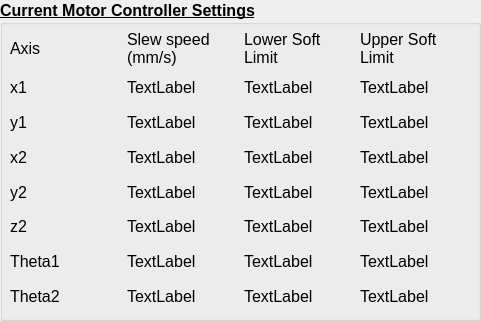
   <widget class="QGroupBox" name="motorsettingsGroupBox">
    <property name="geometry">
     <rect>
      <x>610</x>
      <y>260</y>
      <width>481</width>
      <height>321</height>
     </rect>
    </property>
    <property name="font">
     <font>
      <pointsize>12</pointsize>
      <weight>75</weight>
      <bold>true</bold>
      <underline>true</underline>
     </font>
    </property>
    <property name="title">
     <string>Current Motor Controller Settings</string>
    </property>
    <widget class="QWidget" name="gridLayoutWidget_3">
     <property name="geometry">
      <rect>
       <x>10</x>
       <y>30</y>
       <width>461</width>
       <height>281</height>
      </rect>
     </property>
     <layout class="QGridLayout" name="gridLayout_3">
      <item row="0" column="2">
       <widget class="QLabel" name="label_17">
        <property name="font">
         <font>
          <weight>50</weight>
          <bold>false</bold>
          <underline>false</underline>
         </font>
        </property>
        <property name="text">
         <string>Lower Soft 
Limit</string>
        </property>
       </widget>
      </item>
      <item row="2" column="0">
       <widget class="QLabel" name="label_20">
        <property name="font">
         <font>
          <weight>50</weight>
          <bold>false</bold>
          <underline>false</underline>
         </font>
        </property>
        <property name="text">
         <string>y1</string>
        </property>
       </widget>
      </item>
      <item row="1" column="0">
       <widget class="QLabel" name="label_19">
        <property name="font">
         <font>
          <weight>50</weight>
          <bold>false</bold>
          <underline>false</underline>
         </font>
        </property>
        <property name="text">
         <string>x1</string>
        </property>
       </widget>
      </item>
      <item row="0" column="1">
       <widget class="QLabel" name="label_16">
        <property name="font">
         <font>
          <weight>50</weight>
          <bold>false</bold>
          <underline>false</underline>
         </font>
        </property>
        <property name="text">
         <string>Slew speed 
(mm/s)</string>
        </property>
       </widget>
      </item>
      <item row="0" column="3">
       <widget class="QLabel" name="label_18">
        <property name="font">
         <font>
          <weight>50</weight>
          <bold>false</bold>
          <underline>false</underline>
         </font>
        </property>
        <property name="text">
         <string>Upper Soft 
Limit</string>
        </property>
       </widget>
      </item>
      <item row="0" column="0">
       <widget class="QLabel" name="label_15">
        <property name="font">
         <font>
          <weight>50</weight>
          <bold>false</bold>
          <underline>false</underline>
         </font>
        </property>
        <property name="text">
         <string>Axis</string>
        </property>
       </widget>
      </item>
      <item row="1" column="1">
       <widget class="QLabel" name="x1speedLabel">
        <property name="font">
         <font>
          <weight>50</weight>
          <bold>false</bold>
          <underline>false</underline>
         </font>
        </property>
        <property name="text">
         <string>TextLabel</string>
        </property>
       </widget>
      </item>
      <item row="3" column="0">
       <widget class="QLabel" name="label_21">
        <property name="font">
         <font>
          <weight>50</weight>
          <bold>false</bold>
          <underline>false</underline>
         </font>
        </property>
        <property name="text">
         <string>x2</string>
        </property>
       </widget>
      </item>
      <item row="1" column="2">
       <widget class="QLabel" name="x1lowerLabel">
        <property name="font">
         <font>
          <weight>50</weight>
          <bold>false</bold>
          <underline>false</underline>
         </font>
        </property>
        <property name="text">
         <string>TextLabel</string>
        </property>
       </widget>
      </item>
      <item row="1" column="3">
       <widget class="QLabel" name="x1upperLabel">
        <property name="font">
         <font>
          <weight>50</weight>
          <bold>false</bold>
          <underline>false</underline>
         </font>
        </property>
        <property name="text">
         <string>TextLabel</string>
        </property>
       </widget>
      </item>
      <item row="2" column="2">
       <widget class="QLabel" name="y1lowerLabel">
        <property name="font">
         <font>
          <weight>50</weight>
          <bold>false</bold>
          <underline>false</underline>
         </font>
        </property>
        <property name="text">
         <string>TextLabel</string>
        </property>
       </widget>
      </item>
      <item row="2" column="1">
       <widget class="QLabel" name="y1speedLabel">
        <property name="font">
         <font>
          <weight>50</weight>
          <bold>false</bold>
          <underline>false</underline>
         </font>
        </property>
        <property name="text">
         <string>TextLabel</string>
        </property>
       </widget>
      </item>
      <item row="2" column="3">
       <widget class="QLabel" name="y1upperLabel">
        <property name="font">
         <font>
          <weight>50</weight>
          <bold>false</bold>
          <underline>false</underline>
         </font>
        </property>
        <property name="text">
         <string>TextLabel</string>
        </property>
       </widget>
      </item>
      <item row="3" column="3">
       <widget class="QLabel" name="x2upperLabel">
        <property name="font">
         <font>
          <weight>50</weight>
          <bold>false</bold>
          <underline>false</underline>
         </font>
        </property>
        <property name="text">
         <string>TextLabel</string>
        </property>
       </widget>
      </item>
      <item row="3" column="2">
       <widget class="QLabel" name="x2lowerLabel">
        <property name="font">
         <font>
          <weight>50</weight>
          <bold>false</bold>
          <underline>false</underline>
         </font>
        </property>
        <property name="text">
         <string>TextLabel</string>
        </property>
       </widget>
      </item>
      <item row="3" column="1">
       <widget class="QLabel" name="x2speedLabel">
        <property name="font">
         <font>
          <weight>50</weight>
          <bold>false</bold>
          <underline>false</underline>
         </font>
        </property>
        <property name="text">
         <string>TextLabel</string>
        </property>
       </widget>
      </item>
      <item row="4" column="0">
       <widget class="QLabel" name="label_76">
        <property name="font">
         <font>
          <weight>50</weight>
          <bold>false</bold>
          <underline>false</underline>
         </font>
        </property>
        <property name="text">
         <string>y2</string>
        </property>
       </widget>
      </item>
      <item row="5" column="0">
       <widget class="QLabel" name="label_77">
        <property name="font">
         <font>
          <weight>50</weight>
          <bold>false</bold>
          <underline>false</underline>
         </font>
        </property>
        <property name="text">
         <string>z2</string>
        </property>
       </widget>
      </item>
      <item row="6" column="0">
       <widget class="QLabel" name="label_78">
        <property name="font">
         <font>
          <weight>50</weight>
          <bold>false</bold>
          <underline>false</underline>
         </font>
        </property>
        <property name="text">
         <string>Theta1</string>
        </property>
       </widget>
      </item>
      <item row="7" column="0">
       <widget class="QLabel" name="label_79">
        <property name="font">
         <font>
          <weight>50</weight>
          <bold>false</bold>
          <underline>false</underline>
         </font>
        </property>
        <property name="text">
         <string>Theta2</string>
        </property>
       </widget>
      </item>
      <item row="4" column="1">
       <widget class="QLabel" name="y2speedLabel">
        <property name="font">
         <font>
          <weight>50</weight>
          <bold>false</bold>
          <underline>false</underline>
         </font>
        </property>
        <property name="text">
         <string>TextLabel</string>
        </property>
       </widget>
      </item>
      <item row="4" column="2">
       <widget class="QLabel" name="y2lowerLabel">
        <property name="font">
         <font>
          <weight>50</weight>
          <bold>false</bold>
          <underline>false</underline>
         </font>
        </property>
        <property name="text">
         <string>TextLabel</string>
        </property>
       </widget>
      </item>
      <item row="4" column="3">
       <widget class="QLabel" name="y2upperLabel">
        <property name="font">
         <font>
          <weight>50</weight>
          <bold>false</bold>
          <underline>false</underline>
         </font>
        </property>
        <property name="text">
         <string>TextLabel</string>
        </property>
       </widget>
      </item>
      <item row="5" column="1">
       <widget class="QLabel" name="z2speedLabel">
        <property name="font">
         <font>
          <weight>50</weight>
          <bold>false</bold>
          <underline>false</underline>
         </font>
        </property>
        <property name="text">
         <string>TextLabel</string>
        </property>
       </widget>
      </item>
      <item row="5" column="2">
       <widget class="QLabel" name="z2lowerLabel">
        <property name="font">
         <font>
          <weight>50</weight>
          <bold>false</bold>
          <underline>false</underline>
         </font>
        </property>
        <property name="text">
         <string>TextLabel</string>
        </property>
       </widget>
      </item>
      <item row="5" column="3">
       <widget class="QLabel" name="z2upperLabel">
        <property name="font">
         <font>
          <weight>50</weight>
          <bold>false</bold>
          <underline>false</underline>
         </font>
        </property>
        <property name="text">
         <string>TextLabel</string>
        </property>
       </widget>
      </item>
      <item row="6" column="1">
       <widget class="QLabel" name="theta1speedLabel">
        <property name="font">
         <font>
          <weight>50</weight>
          <bold>false</bold>
          <underline>false</underline>
         </font>
        </property>
        <property name="text">
         <string>TextLabel</string>
        </property>
       </widget>
      </item>
      <item row="6" column="2">
       <widget class="QLabel" name="theta1lowerLabel">
        <property name="font">
         <font>
          <weight>50</weight>
          <bold>false</bold>
          <underline>false</underline>
         </font>
        </property>
        <property name="text">
         <string>TextLabel</string>
        </property>
       </widget>
      </item>
      <item row="6" column="3">
       <widget class="QLabel" name="theta1upperLabel">
        <property name="font">
         <font>
          <weight>50</weight>
          <bold>false</bold>
          <underline>false</underline>
         </font>
        </property>
        <property name="text">
         <string>TextLabel</string>
        </property>
       </widget>
      </item>
      <item row="7" column="1">
       <widget class="QLabel" name="theta2speedLabel">
        <property name="font">
         <font>
          <weight>50</weight>
          <bold>false</bold>
          <underline>false</underline>
         </font>
        </property>
        <property name="text">
         <string>TextLabel</string>
        </property>
       </widget>
      </item>
      <item row="7" column="2">
       <widget class="QLabel" name="theta2lowerLabel">
        <property name="font">
         <font>
          <weight>50</weight>
          <bold>false</bold>
          <underline>false</underline>
         </font>
        </property>
        <property name="text">
         <string>TextLabel</string>
        </property>
       </widget>
      </item>
      <item row="7" column="3">
       <widget class="QLabel" name="theta2upperLabel">
        <property name="font">
         <font>
          <weight>50</weight>
          <bold>false</bold>
          <underline>false</underline>
         </font>
        </property>
        <property name="text">
         <string>TextLabel</string>
        </property>
       </widget>
      </item>
     </layout>
    </widget>
   </widget>
